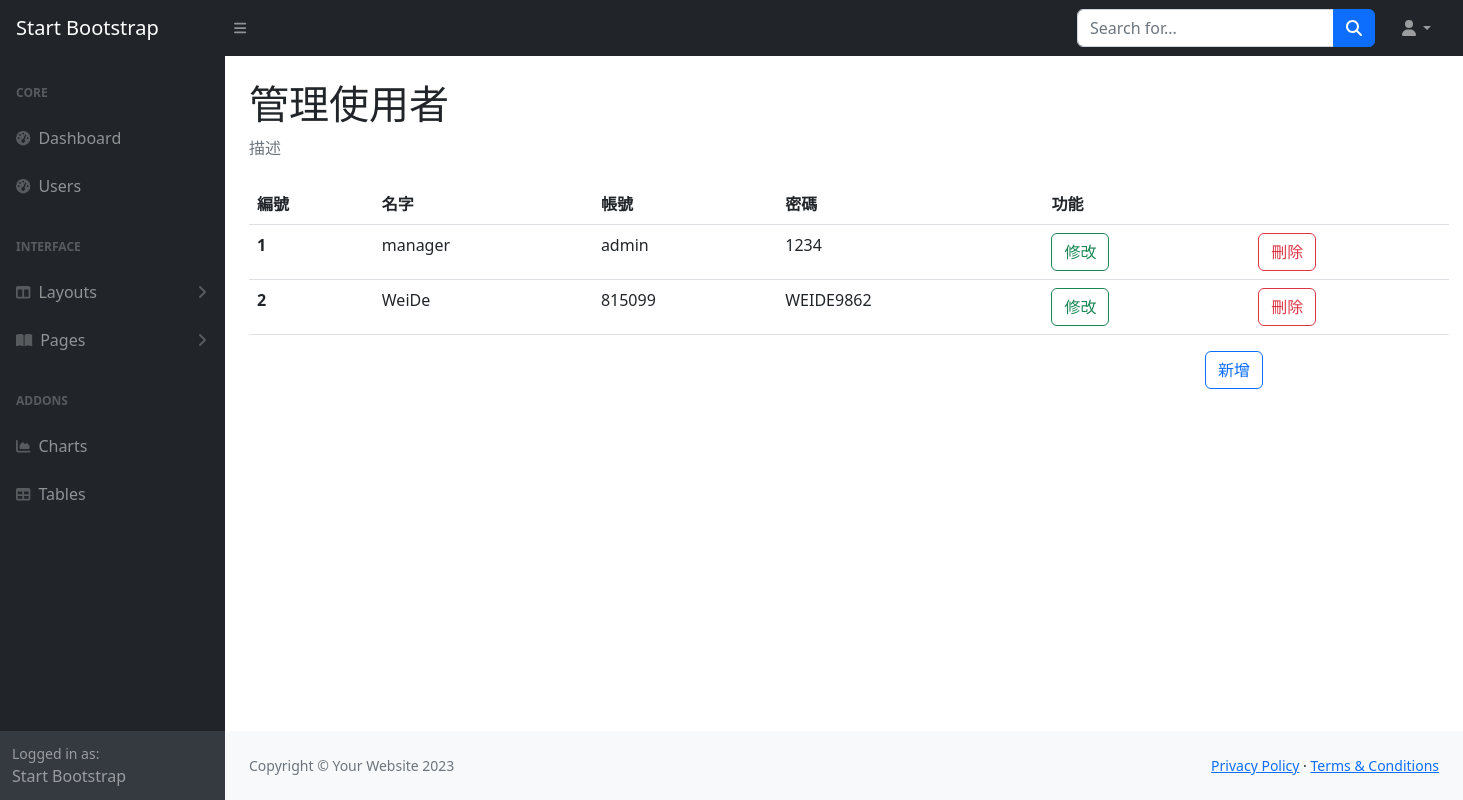
/users, run on an earlier commit of the app's database.
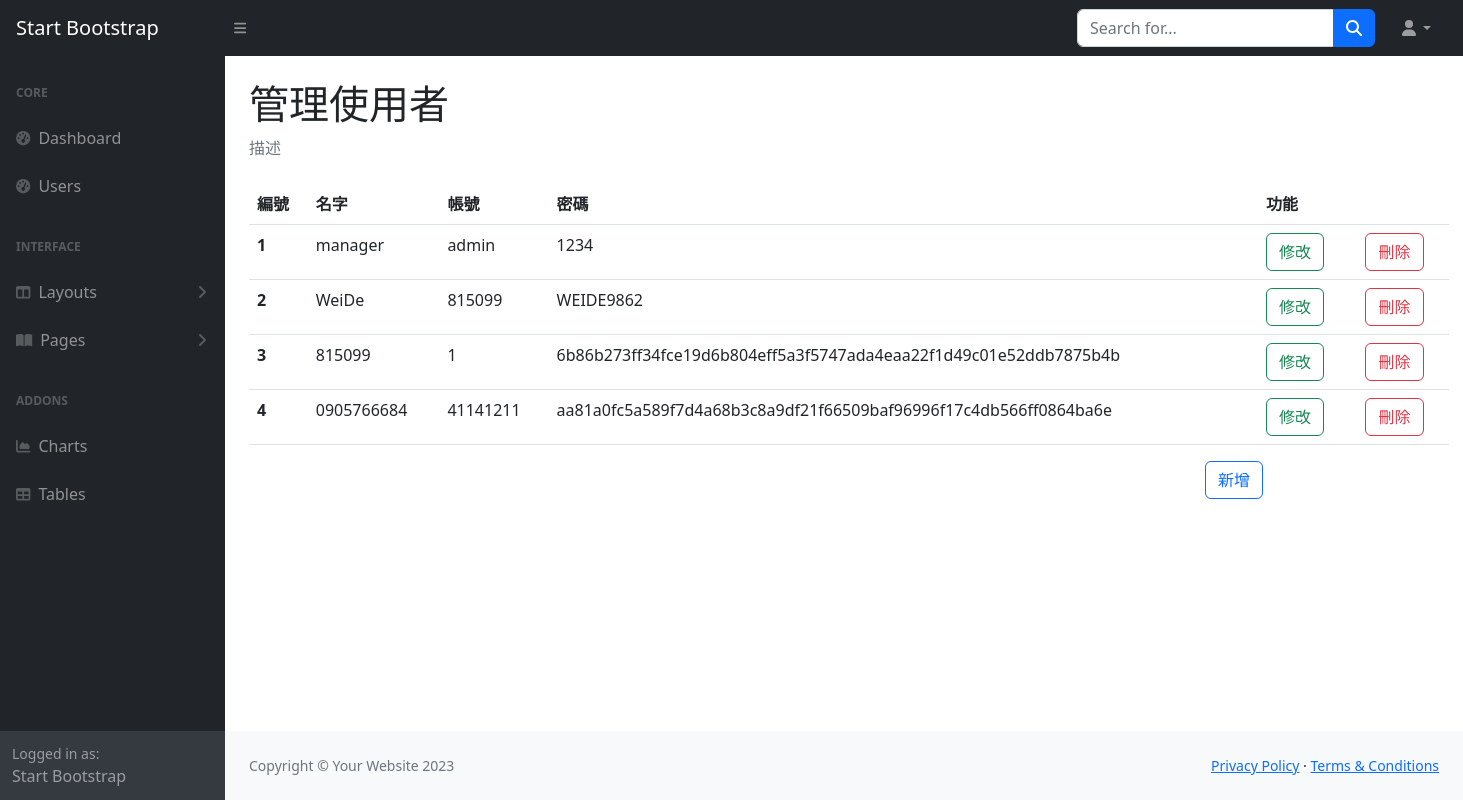
And on a later commit of the database.
### tables this page shows
CREATE TABLE Users (id INTEGER PRIMARY KEY AUTOINCREMENT, name nvarchar (20), account nvarchar (40), password nvarchar (40));

### app.py (the view)
@app.route("/users")
def users():
    with get_db() as cur:
        cur.row_factory = sql.Row
        cur = cur.cursor()
        cur.execute('select * from Users')
        data = cur.fetchall()
        cur.close()
    return render_template("users.html",data = data)

### app.py (called while the page is built)
def get_db():
    db = getattr(g, '_database', None)
    if db is None:
        db = g._database = sql.connect(DATABASE)
    return db

@app.teardown_appcontext
def close_connection(exception):
    db = getattr(g, '_database', None)
    if db is not None:
        db.close()

### templates/users.html (shortened to what this page needs)
{% extends 'layout/back.html' %}
{% block main%}
<h1 class="mt-4">管理使用者</h1>
<ol class="breadcrumb mb-4">
  <li class="breadcrumb-item active">描述</li>
</ol>
<table class="table", style="width: 1200px;">
    <thead>
      <tr>
        <th scope="col">編號</th>
        <th scope="col">名字</th>
        <th scope="col">帳號</th>
        <th scope="col">密碼</th>
        <th scope="col">功能</th>
      </tr>
    </thead>
    <tbody>
      {% for i in range(data|length) %}
      <tr>
        <th scope="row">{{ i+1 }}</th>
        <td>{{ data[i].name }}</td>
        <td>{{ data[i].account }}</td>
        <td>{{ data[i].password }}</td>
        <td>
          <div class="row">
            <div class="col">
              <a type="button" class="btn btn-outline-success" href="/edit/{{ data[i].id }}">修改</a>
            </div>
            <div class="col">
              <form action="/deleteuser/{{ data[i].id }}" method="post">
              <button class="btn btn-outline-danger" onclick="if(confirm('您確定要刪除嗎？')) return true;else return false">刪除</button>
            </form>
            </div>
          </div>
        </td>
      </tr>
      {% endfor %}
    </tbody>
  </table>
<button type="button" class="btn btn-outline-primary" data-bs-toggle="modal" data-bs-target="#create" style="right: 200px; position: absolute;">
  新增
</button>
{% block modal %}
</div>
{% endblock modal %}
{% endblock main%}

### templates/layout/back.html (shortened to what this page needs)
<!DOCTYPE html>
<html lang="en">
    <head>
        <link href="https://cdn.jsdelivr.net/npm/bootstrap@5.3.0-alpha1/dist/css/bootstrap.min.css" rel="stylesheet"
>
        <link href="/static/css/styles.css" rel="stylesheet" />
    </head>
    <body class="sb-nav-fixed">
        <nav class="sb-topnav navbar navbar-expand navbar-dark bg-dark">
            <a class="navbar-brand ps-3" href="index.html">Start Bootstrap</a>
            <button class="btn btn-link btn-sm order-1 order-lg-0 me-4 me-lg-0" id="sidebarToggle" href="#!"><i class="fas fa-bars"></i></button>
            <form class="d-none d-md-inline-block form-inline ms-auto me-0 me-md-3 my-2 my-md-0">
                <div class="input-group">
                    <input class="form-control" type="text" placeholder="Search for..." aria-label="Search for..." aria-describedby="btnNavbarSearch" />
                    <button class="btn btn-primary" id="btnNavbarSearch" type="button"><i class="fas fa-search"></i></button>
                </div>
            </form>
            <ul class="navbar-nav ms-auto ms-md-0 me-3 me-lg-4">
                <li class="nav-item dropdown">
                    <a class="nav-link dropdown-toggle" id="navbarDropdown" href="#" role="button" data-bs-toggle="dropdown" aria-expanded="false"><i class="fas fa-user fa-fw"></i></a>
                </li>
            </ul>
        </nav>
        <div id="layoutSidenav">
            <div id="layoutSidenav_nav">
                <nav class="sb-sidenav accordion sb-sidenav-dark" id="sidenavAccordion">
                    <div class="sb-sidenav-menu">
                        <div class="nav">
                            <div class="sb-sidenav-menu-heading">Core</div>
                            <a class="nav-link" href="/login">
                                <div class="sb-nav-link-icon"><i class="fas fa-tachometer-alt"></i></div>
                                Dashboard
                            </a>
                            <a class="nav-link" href="/users">
                                <div class="sb-nav-link-icon"><i class="fas fa-tachometer-alt"></i></div>
                                Users
                            </a>
                            <div class="sb-sidenav-menu-heading">Interface</div>
                            <a class="nav-link collapsed" href="#" data-bs-toggle="collapse" data-bs-target="#collapseLayouts" aria-expanded="false" aria-controls="collapseLayouts">
                                <div class="sb-nav-link-icon"><i class="fas fa-columns"></i></div>
                                Layouts
                                <div class="sb-sidenav-collapse-arrow"><i class="fas fa-angle-down"></i></div>
                            </a>
                            <a class="nav-link collapsed" href="#" data-bs-toggle="collapse" data-bs-target="#collapsePages" aria-expanded="false" aria-controls="collapsePages">
                                <div class="sb-nav-link-icon"><i class="fas fa-book-open"></i></div>
                                Pages
                                <div class="sb-sidenav-collapse-arrow"><i class="fas fa-angle-down"></i></div>
                            </a>
                            <div class="sb-sidenav-menu-heading">Addons</div>
                            <a class="nav-link" href="charts.html">
                                <div class="sb-nav-link-icon"><i class="fas fa-chart-area"></i></div>
                                Charts
                            </a>
                            <a class="nav-link" href="tables.html">
                                <div class="sb-nav-link-icon"><i class="fas fa-table"></i></div>
                                Tables
                            </a>
                        </div>
                    </div>
                    <div class="sb-sidenav-footer">
                        <div class="small">Logged in as:</div>
                        Start Bootstrap
                    </div>
                </nav>
            </div>
            <div id="layoutSidenav_content">
                <main>
                    <div class="container-fluid px-4">
                        {% block main %}
                        {% endblock main %}
                </main>
                <footer class="py-4 bg-light mt-auto">
                    <div class="container-fluid px-4">
                        <div class="d-flex align-items-center justify-content-between small">
                            <div class="text-muted">Copyright &copy; Your Website 2023</div>
                            <div>
                                <a href="#">Privacy Policy</a>
                                &middot;
                                <a href="#">Terms &amp; Conditions</a>
                            </div>
                        </div>
                    </div>
                </footer>
            </div>
        </div>
    </body>
</html>

What changed in the data, as far as the page shows it:
added Users: name "815099", account "1", password "6b86b273ff34fce19d6b804eff5a3f5747ada4eaa22f1d49c01e52ddb7875b4b"
added Users: name "0905766684", account "41141211", password "aa81a0fc5a589f7d4a68b3c8a9df21f66509baf96996f17c4db566ff0864ba6e"
Also different on the page:
new list line: "3 修改 刪除"
new list line: "4 修改 刪除"
